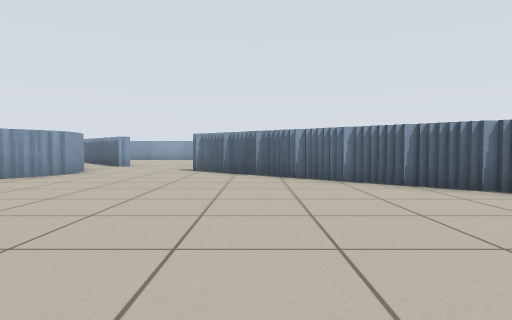
[1] (above)

21 first-person views from a walk through a Stage world. The camera is 0.61 m above the floor, tilts 2° down and sees 75° across. Floor lines are 1 m apart. The floor is counted in squares, 1 m on a side. Each view is taken from the middle of a square. On the plan, view 1 faces up. The plan holds only what a view shows up to about 10 squares ahead; the rest is blank. The robots in the file are not drawn.

[2]
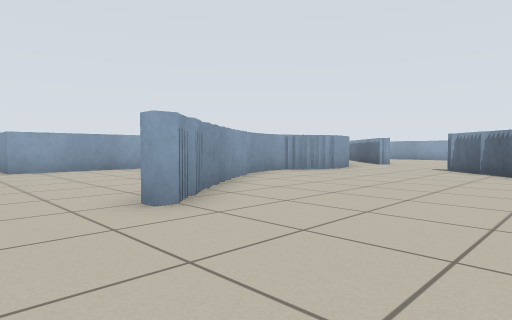

[3]
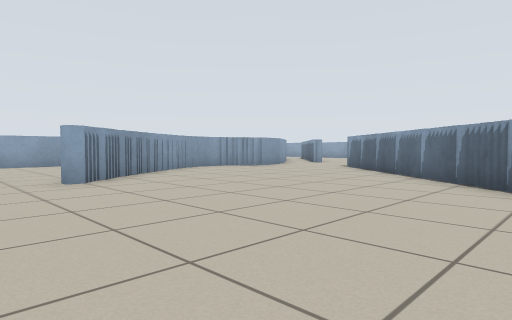

[4]
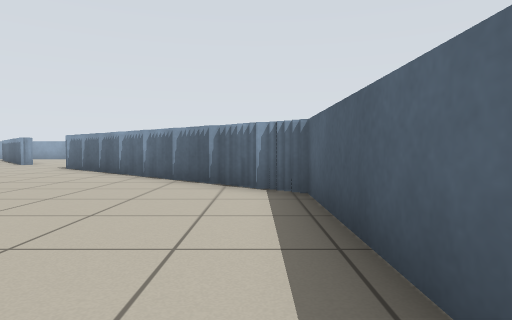

[5]
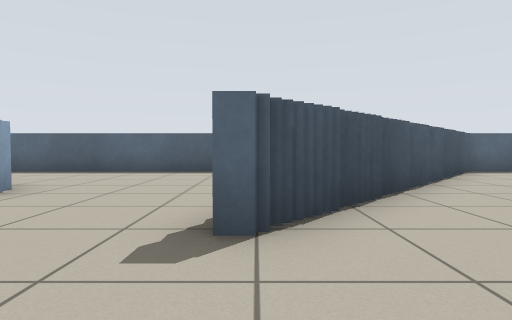

[6]
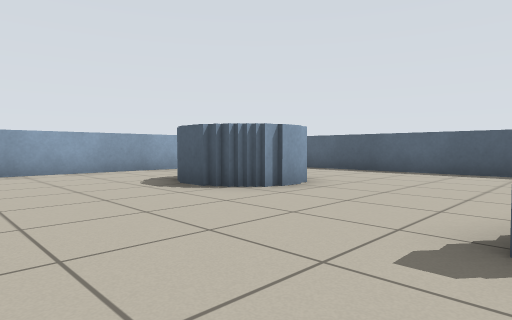

[7]
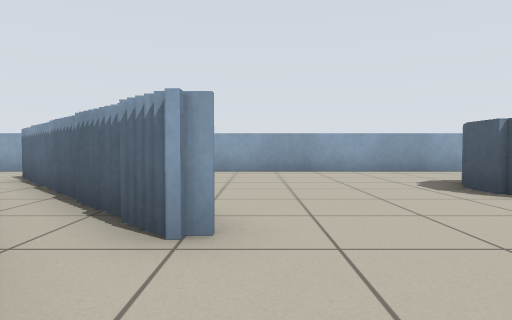

[8]
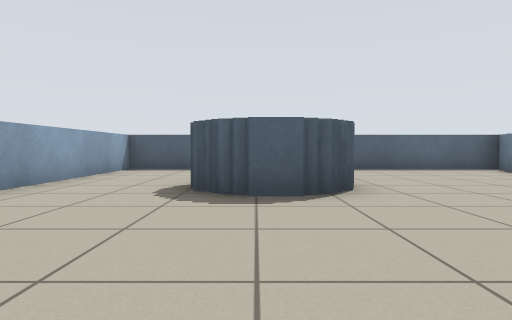

[9]
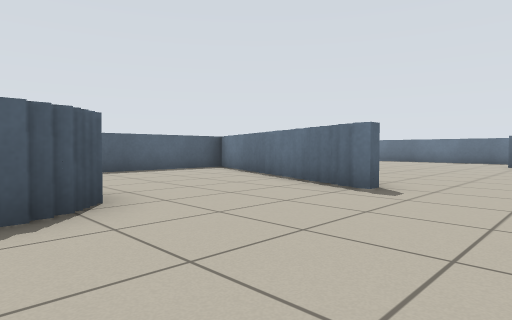

[10]
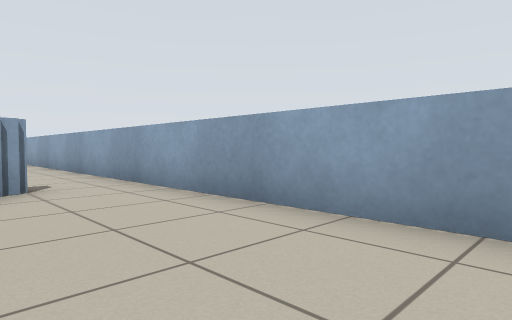

[11]
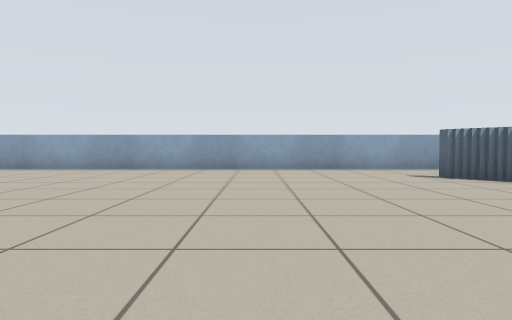

[12]
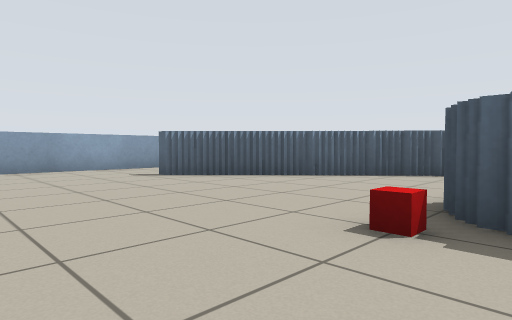

[13]
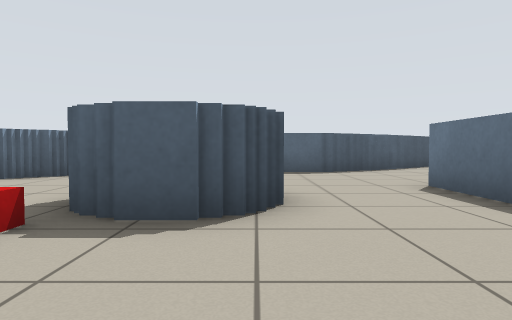

[14]
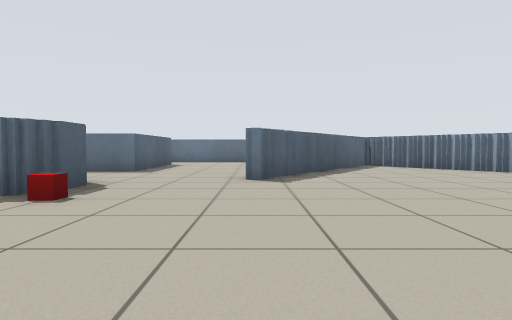

[15]
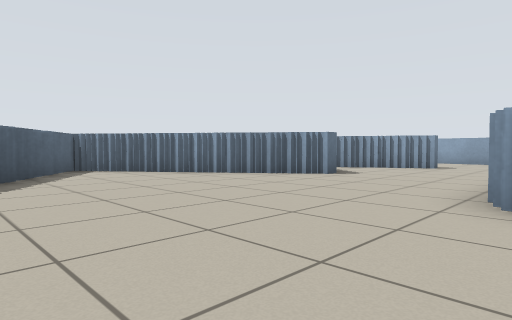

[16]
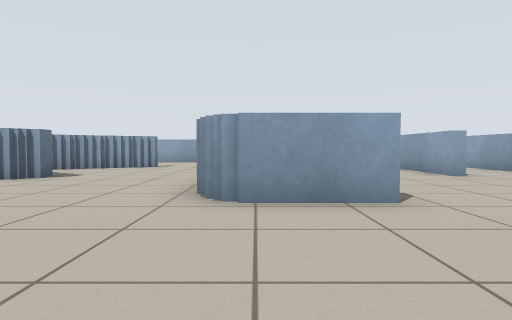

[17]
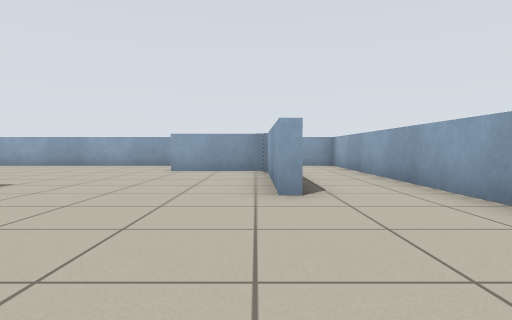

[18]
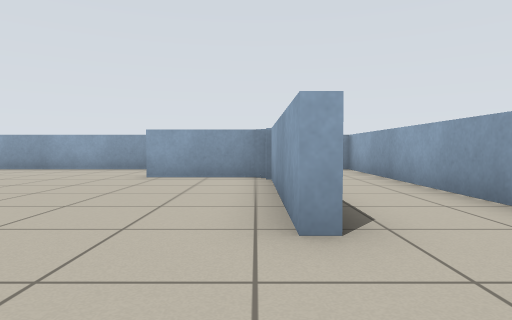

[19]
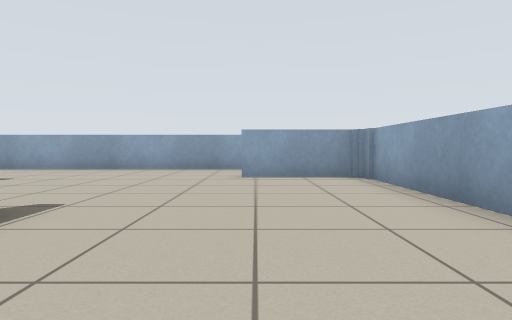

[20]
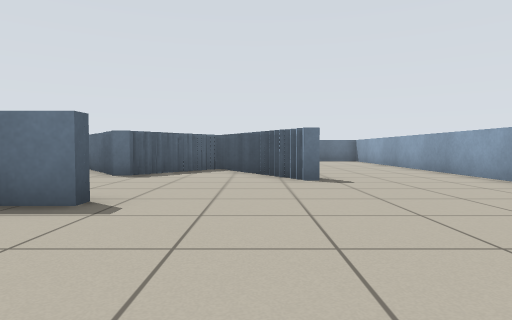

[21]
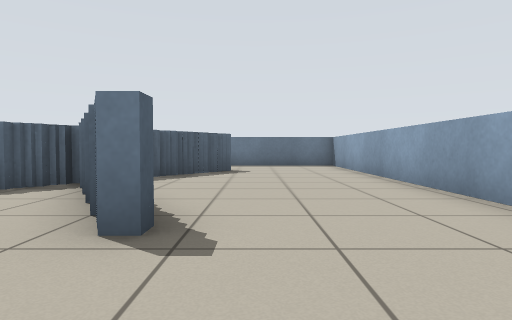

### Floor plan
Key: @ floor where view 1 was taken; # wall or solid block; . floor; B red box.
Columns run from 30 left of view 1 to 5 right of it. Each row starts with its distance up from view 1.
 18 ####################################
 17   .................................#
 16    .####.............##............#
 15    ##...............### ......# ...#
 14    #.................### .....#  ..#
 13 # .#..................### ....##...#
 12 #......... #...........###.........#
 11 #........  #...........###.........#
 10 #......#####............##.........#
  9 #.................B...   #...##....#
  8 #..................##    #....###..#
  7 #...##.............##.   #.....#####
  6 #....#.###.....##........#......###
  5 #....### ##....#.........#.......##
  4 #.....#   #...##...###...##.......##
  3 #....##   ##.##  ..###....#........#
  2 #...##     ###       #....##.......#
  1 #...#       #       ##.....#.......#
  0 #...                  ........@....#
 -1                            ........

Where each view was taken, in squares from view 1:
view 1: 0 up, 0 right, facing up
view 2: 1 down, 1 right, facing up-left
view 3: 1 down, 4 right, facing up-left
view 4: 1 down, 4 right, facing up
view 5: 9 up, 4 left, facing right
view 6: 9 up, 4 left, facing up-right
view 7: 9 up, 4 left, facing up
view 8: 14 up, 5 left, facing right
view 9: 14 up, 4 left, facing down-right
view 10: 15 up, 3 left, facing up-left
view 11: 8 up, 14 left, facing up
view 12: 8 up, 14 left, facing up-right
view 13: 7 up, 14 left, facing right
view 14: 13 up, 14 left, facing down
view 15: 11 up, 15 left, facing down-left
view 16: 11 up, 15 left, facing left
view 17: 15 up, 18 left, facing left
view 18: 15 up, 20 left, facing left
view 19: 13 up, 20 left, facing left
view 20: 14 up, 25 left, facing down
view 21: 10 up, 27 left, facing down
